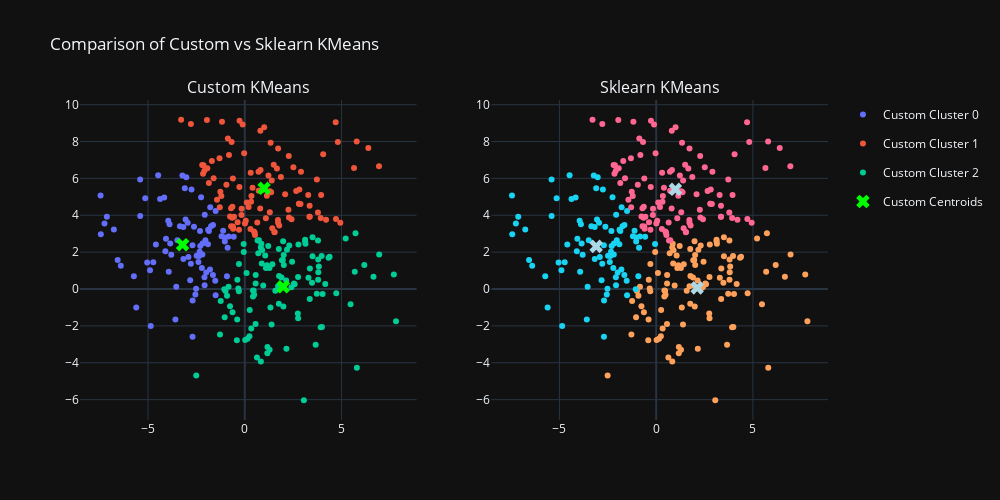

The notebook cell saved with this chart:
### Code cell
compare_kmeans_plot(X, n_clusters=3)
